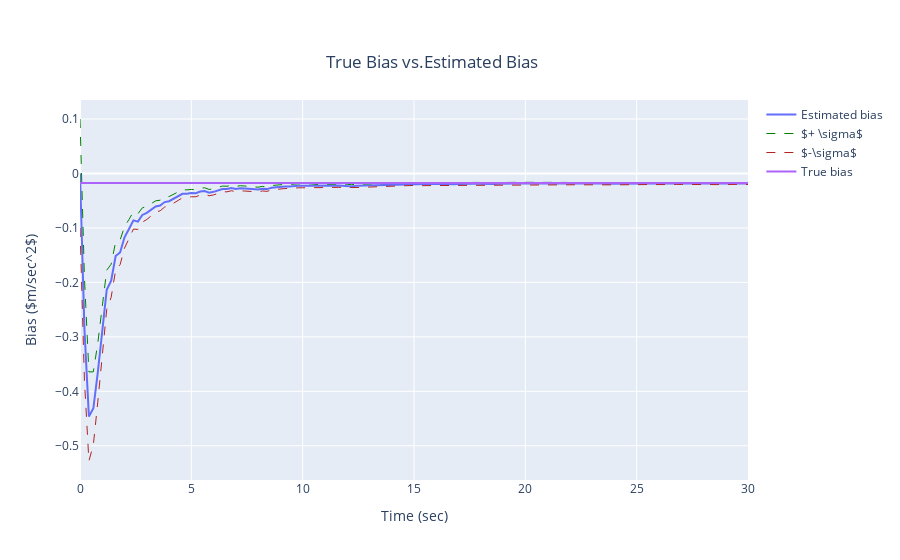
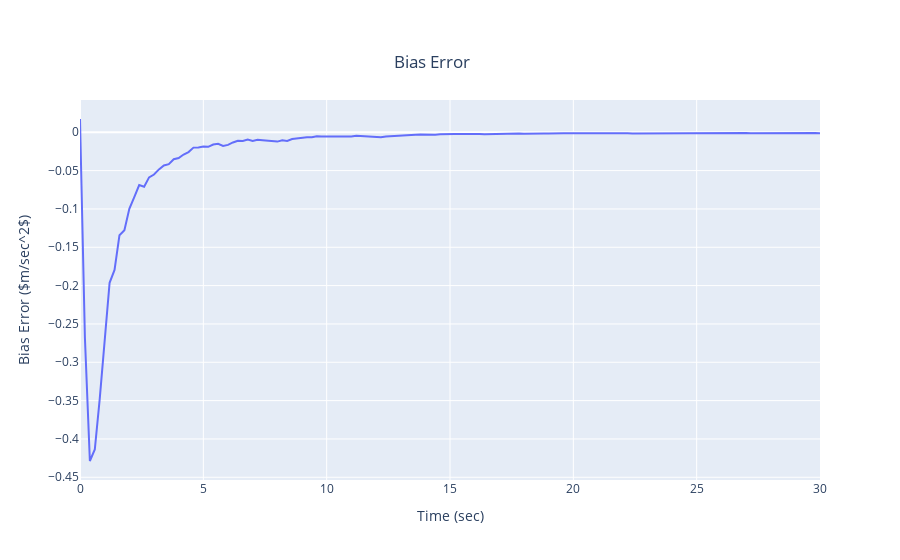
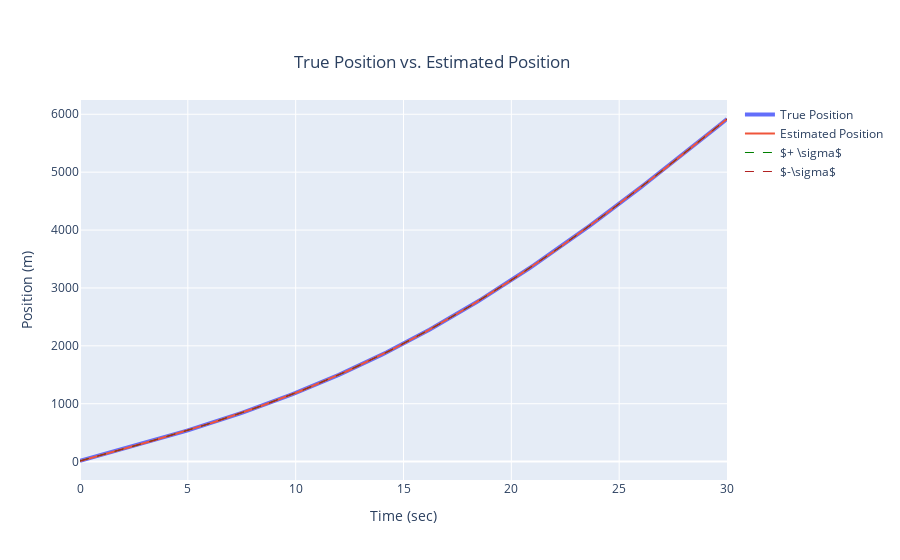
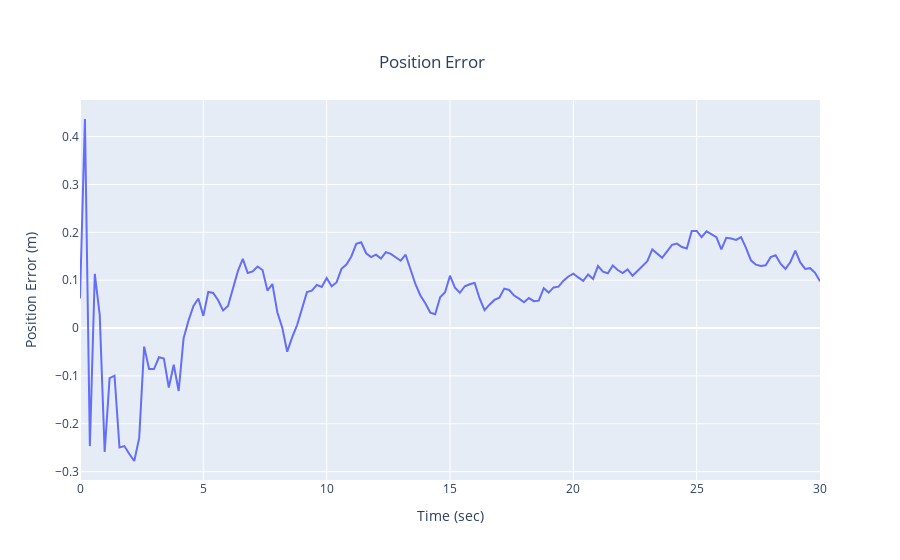

Notebook code cell kept with these figures, in order:
### Code cell
pclist, vclist, ptruelist, vtruelist, b_a_true, dxlist, Pklist, Klist = monte_carlo_run(verbose=True)

# position vectors
posest = [dxlist[i][0,0] + pclist[i] for i in range(len(dxlist))]
pos_error = [ptruelist[i] - posest[i] for i in range(len(pclist))]
pos_std = [np.sqrt(Pklist[i][0,0]) for i in range(len(Pklist))]
pos_sigma_plus = [posest[i] + pos_std[i] for i in range(len(y))]
pos_sigma_minus = [posest[i] - pos_std[i] for i in range(len(y))]

# velocity vectors
velest = [dxlist[i][1,0] + vclist[i] for i in range(len(dxlist))]
vel_error = [vtruelist[i] - velest[i] for i in range(len(vclist))]
vel_std = [np.sqrt(Pklist[i][1,1]) for i in range(len(Pklist))]
vel_sigma_plus = [velest[i] + vel_std[i] for i in range(len(y))]
vel_sigma_minus = [velest[i] - vel_std[i] for i in range(len(y))]

# bias vectors
biasest = [dxlist[i][2,0] for i in range(len(dxlist))]
bias_error = [biasest[i] - b_a_true for i in range(len(dxlist))]
bias_std = [np.sqrt(Pklist[i][2,2]) for i in range(len(Pklist))]
bias_sigma_plus = [biasest[i] + bias_std[i] for i in range(len(y))]
bias_sigma_minus = [biasest[i] - bias_std[i] for i in range(len(y))]


# Bias plot
fig = go.Figure()
fig.add_trace(go.Scatter(x=t_kf, y=biasest, name="Estimated bias"))
fig.add_trace(go.Scatter(x=t_kf, y=bias_sigma_plus, name="$+ \sigma$", line=dict(color='green', width=1, dash='dash')))
fig.add_trace(go.Scatter(x=t_kf, y=bias_sigma_minus, name="$-\sigma$", line=dict(color='firebrick', width=1, dash='dash')))
fig.add_trace(go.Scatter(x=t_kf, y=[b_a_true for i in range(len(dxlist))], name="True bias"))
fig.update_layout(title={'text':"True Bias vs.Estimated Bias",'xanchor':'center','yanchor':'top','y':0.9,'x':0.48}, xaxis_title="Time (sec)", yaxis_title=r"Bias ($m/sec^2$)")
fig.show()

# Bias error plot
figb = go.Figure()
figb.add_trace(go.Scatter(x=t_kf, y=bias_error, name="Bias Error"))
figb.update_layout(title={'text':"Bias Error",'xanchor':'center','yanchor':'top','y':0.9,'x':0.48}, xaxis_title="Time (sec)", yaxis_title="Bias Error ($m/sec^2$)")
figb.show()


# fig2 = go.Figure()
# fig2.add_trace(go.Scatter(x=t_kf, y=ptruelist, name="True Position"))
# # fig2.add_trace(go.Scatter(x=tlist, y=ptruelist, name="True Position"))
# fig2.add_trace(go.Scatter(x=t_kf, y=pclist, name="Computed Position"))
# fig2.update_layout(title={'text':"True Position vs. Computed Position",'xanchor':'center','yanchor':'top','y':0.9,'x':0.48}, xaxis_title="Time (sec)", yaxis_title="Position (m)")
# fig2.show()

fig2b = go.Figure()
fig2b.add_trace(go.Scatter(x=t_kf, y=ptruelist, name="True Position", line=dict(width=4)))
# fig2.add_trace(go.Scatter(x=tlist, y=ptruelist, name="True Position"))
fig2b.add_trace(go.Scatter(x=t_kf, y=posest, name="Estimated Position"))
fig2b.add_trace(go.Scatter(x=t_kf, y=pos_sigma_plus, name="$+ \sigma$", line=dict(color='green', width=1, dash='dash')))
fig2b.add_trace(go.Scatter(x=t_kf, y=pos_sigma_minus, name="$-\sigma$", line=dict(color='firebrick', width=1, dash='dash')))
fig2b.update_layout(title={'text':"True Position vs. Estimated Position",'xanchor':'center','yanchor':'top','y':0.9,'x':0.48}, xaxis_title="Time (sec)", yaxis_title="Position (m)")
fig2b.show()

fig3 = go.Figure()
fig3.add_trace(go.Scatter(x=t_kf, y=pos_error, name="Position Estimate Error"))
fig3.update_layout(title={'text':"Position Error",'xanchor':'center','yanchor':'top','y':0.9,'x':0.48}, xaxis_title="Time (sec)", yaxis_title="Position Error (m)")
fig3.show()

fig4a = go.Figure()
fig4a.add_trace(go.Scatter(x=t_kf, y=velest, name="Estimated Velocity", line=dict(width=4)))
fig4a.add_trace(go.Scatter(x=t_kf, y=vtruelist, name="True Velocity"))
fig4a.add_trace(go.Scatter(x=t_kf, y=vel_sigma_plus, name="$+ \sigma$", line=dict(color='green', width=1, dash='dash')))
fig4a.add_trace(go.Scatter(x=t_kf, y=vel_sigma_minus, name="$-\sigma$", line=dict(color='firebrick', width=1, dash='dash')))
fig4a.update_layout(title={'text':"True Velocity vs. Estimated Velocity",'xanchor':'center','yanchor':'top','y':0.9,'x':0.48}, xaxis_title="Time (sec)", yaxis_title="Velocity Error (m/s)")
fig4a.show()

fig4 = go.Figure()
fig4.add_trace(go.Scatter(x=t_kf, y=vel_error, name="Velocity Estimate Error"))
fig4.update_layout(title={'text':"Velocity Error",'xanchor':'center','yanchor':'top','y':0.9,'x':0.48}, xaxis_title="Time (sec)", yaxis_title="Velocity Error (m/s)")
fig4.show()

### Figure 1 — Plotly figure (JSON) as saved in the notebook; plotly's stock layout.template omitted (floating-point values rounded to 4 significant figures; data arrays with more than 128 entries replaced by an {"elided": "..."} marker saying what was removed)
{"data": [{"name": "Estimated bias", "type": "scatter", "x": {"elided": "151 float values"}, "y": {"elided": "151 float values"}}, {"line": {"color": "green", "dash": "dash", "width": 1}, "name": "$+ \\sigma$", "type": "scatter", "x": {"elided": "151 float values"}, "y": {"elided": "151 float values"}}, {"line": {"color": "firebrick", "dash": "dash", "width": 1}, "name": "$-\\sigma$", "type": "scatter", "x": {"elided": "151 float values"}, "y": {"elided": "151 float values"}}, {"name": "True bias", "type": "scatter", "x": {"elided": "151 float values"}, "y": {"elided": "151 float values"}}], "layout": {"title": {"text": "True Bias vs.Estimated Bias", "x": 0.48, "xanchor": "center", "y": 0.9, "yanchor": "top"}, "xaxis": {"title": {"text": "Time (sec)"}}, "yaxis": {"title": {"text": "Bias ($m/sec^2$)"}}}}

### Figure 2 — Plotly figure (JSON) as saved in the notebook; plotly's stock layout.template omitted (floating-point values rounded to 4 significant figures; data arrays with more than 128 entries replaced by an {"elided": "..."} marker saying what was removed)
{"data": [{"name": "Bias Error", "type": "scatter", "x": {"elided": "151 float values"}, "y": {"elided": "151 float values"}}], "layout": {"title": {"text": "Bias Error", "x": 0.48, "xanchor": "center", "y": 0.9, "yanchor": "top"}, "xaxis": {"title": {"text": "Time (sec)"}}, "yaxis": {"title": {"text": "Bias Error ($m/sec^2$)"}}}}

### Figure 3 — Plotly figure (JSON) as saved in the notebook; plotly's stock layout.template omitted (floating-point values rounded to 4 significant figures; data arrays with more than 128 entries replaced by an {"elided": "..."} marker saying what was removed)
{"data": [{"line": {"width": 4}, "name": "True Position", "type": "scatter", "x": {"elided": "151 float values"}, "y": {"elided": "151 float values"}}, {"name": "Estimated Position", "type": "scatter", "x": {"elided": "151 float values"}, "y": {"elided": "151 float values"}}, {"line": {"color": "green", "dash": "dash", "width": 1}, "name": "$+ \\sigma$", "type": "scatter", "x": {"elided": "151 float values"}, "y": {"elided": "151 float values"}}, {"line": {"color": "firebrick", "dash": "dash", "width": 1}, "name": "$-\\sigma$", "type": "scatter", "x": {"elided": "151 float values"}, "y": {"elided": "151 float values"}}], "layout": {"title": {"text": "True Position vs. Estimated Position", "x": 0.48, "xanchor": "center", "y": 0.9, "yanchor": "top"}, "xaxis": {"title": {"text": "Time (sec)"}}, "yaxis": {"title": {"text": "Position (m)"}}}}

### Figure 4 — Plotly figure (JSON) as saved in the notebook; plotly's stock layout.template omitted (floating-point values rounded to 4 significant figures; data arrays with more than 128 entries replaced by an {"elided": "..."} marker saying what was removed)
{"data": [{"name": "Position Estimate Error", "type": "scatter", "x": {"elided": "151 float values"}, "y": {"elided": "151 float values"}}], "layout": {"title": {"text": "Position Error", "x": 0.48, "xanchor": "center", "y": 0.9, "yanchor": "top"}, "xaxis": {"title": {"text": "Time (sec)"}}, "yaxis": {"title": {"text": "Position Error (m)"}}}}
